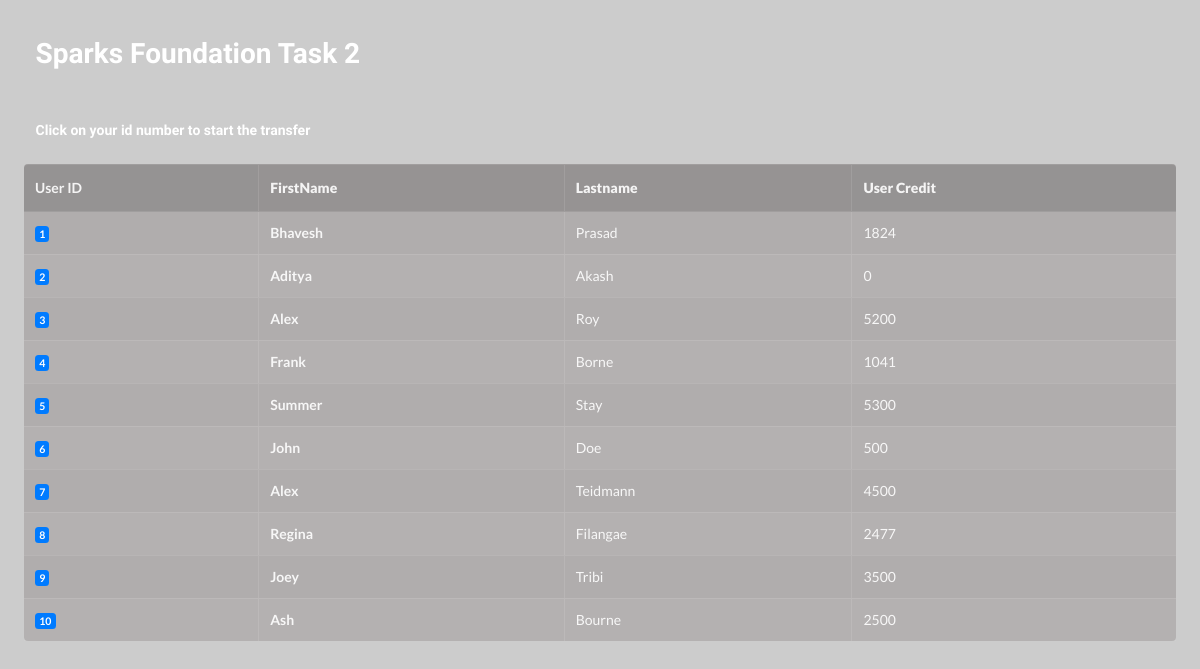
Page /home on the earlier database version.
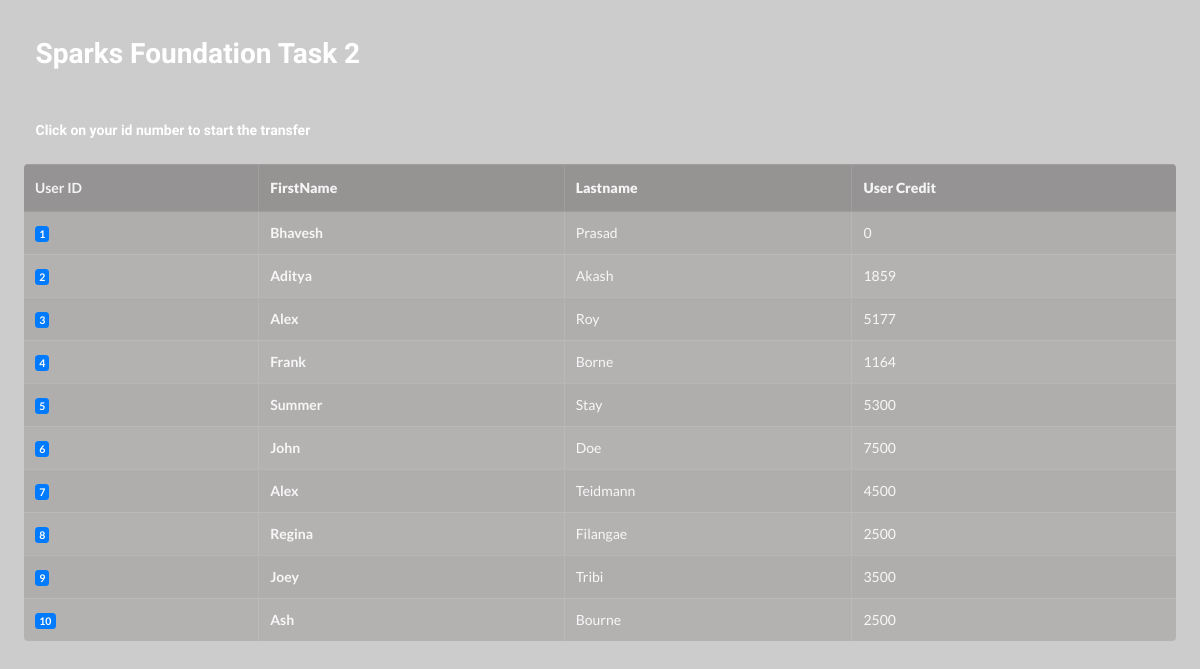
Same page on the later database version.
### tables this page shows
CREATE TABLE USERS ( uid integer primary key AUTOINCREMENT, fname text , lname text , credit_number number );

### Sparks/__init__.py (the view)
@app.route('/')
@app.route('/home')
def Home():
   con=sql.connect('Database.db')
   cur=con.cursor()
   det=cur.execute('Select * from Users')
   return render_template('Home.html',users=det)

### Sparks/Templates/Home.html (shortened to what this page needs)
<!doctype html>
<html lang="en">
  <head>
    <link rel="stylesheet" href="https://stackpath.bootstrapcdn.com/bootstrap/4.1.3/css/bootstrap.min.css">
    <link rel="stylesheet" href="https://cdn.jsdelivr.net/npm/semantic-ui@2.4.2/dist/semantic.min.css">
    <h1 style="padding: 1%;color: white;font-family: 'Shadows Into Light', cursive;">Sparks Foundation Task 2</h6>
    <h5 style="padding: 1%;color: white;font-family: 'Shadows Into Light', cursive;">Click on your id number to start the transfer</h5>
  </head>
  <body">
    <table class=" ui inverted celled striped table" style="background-color: rgba(143, 138, 138, 0.466);">
        <thead>
          <tr>
            <th scope="col">User ID</th>
            <th scope="col"><b>FirstName</b></th>
            <th scope="col"><b>Lastname</b></th>
            <th scope="col"><b>User Credit</b></th>
          </tr>
        </thead>
        <tbody>
          {% for user in users %}
          <tr>
            <td><a href="{{url_for('users',uid=user[0])}}" class="badge badge-primary">{{user[0]}}</a></td>
            <td><b>{{user[1]}}</b></td>
            <td>{{user[2]}}</td>
            <td>{{user[3]}}</td>
          </tr>
          {% endfor %}
        </tbody>
      </table>
  </body>
</html>

Differences in the rows shown:
changed USERS "Bhavesh": credit_number "1824" → "0"
changed USERS "Aditya": credit_number "0" → "1859"
changed USERS "Roy": credit_number "5200" → "5177"
changed USERS "Frank": credit_number "1041" → "1164"
changed USERS "John": credit_number "500" → "7500"
changed USERS "Regina": credit_number "2477" → "2500"
